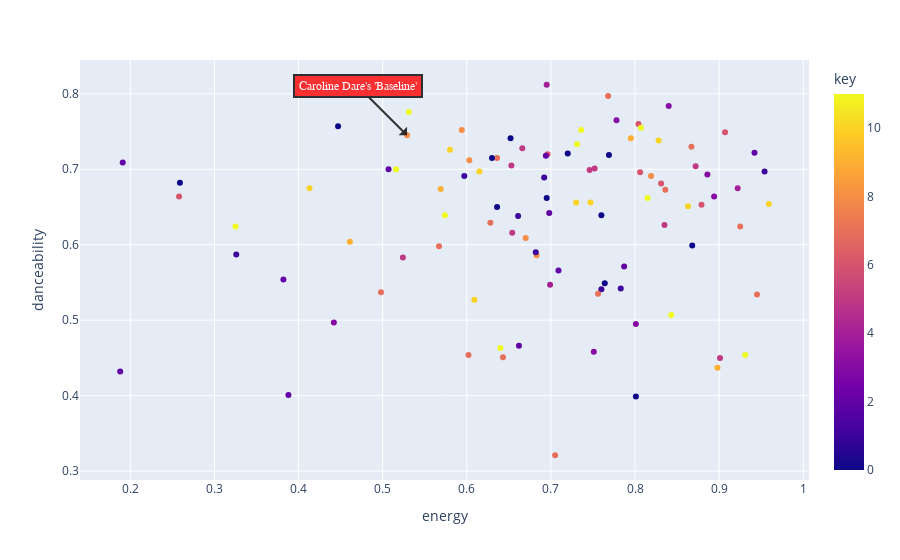

The code cell stored with this chart in its notebook:
### Code cell
hover_columns = ['name', 'artist', 'added_at', 'tempo', 'valence']
fig = px.scatter(most_recently_added, x="energy", y='danceability', color='key', color_discrete_sequence=px.colors.qualitative.Bold, hover_data=hover_columns)

# Find the index of the song "Shape of You" in the most_recently_added dataframe
song_index = most_recently_added[most_recently_added['name'] == 'Baseline'].index[0]

# Get the x and y coordinates of the point corresponding to the song
x_coord = most_recently_added.loc[song_index, 'energy']
y_coord = most_recently_added.loc[song_index, 'danceability']

# Create the arrow and text annotation
fig.add_annotation(
    x=x_coord,
    y=y_coord,
    ax=x_coord-50,
    ay=y_coord-50,
    text="Caroline Dare's 'Baseline'",
    arrowhead=1,
    showarrow=True,
    font=dict(
        family="Courier New, monospace",
        size=12,
        color="#ffffff"
    ),
    align="center",
    arrowcolor="black",
    arrowwidth=2,
    arrowsize=1,
    bordercolor="black",
    borderwidth=2,
    borderpad=4,
    bgcolor="red",
    opacity=0.8
)

# Show the plot
fig.show()

### Figure 1 — Plotly figure (JSON) as saved in the notebook; plotly's stock layout.template omitted (floating-point values rounded to 4 significant figures; data arrays with more than 128 entries replaced by an {"elided": "..."} marker saying what was removed)
{"data": [{"customdata": {"elided": "100x5 mixed values"}, "hovertemplate": "energy=%{x}<br>danceability=%{y}<br>name=%{customdata[0]}<br>artist=%{customdata[1]}<br>added_at=%{customdata[2]}<br>tempo=%{customdata[3]}<br>valence=%{customdata[4]}<br>key=%{marker.color}<extra></extra>", "legendgroup": "", "marker": {"color": [0, 3, 0, 7, 2, 10, 10, 0, 11, 4, 6, 4, 1, 7, 8, 8, 3, 2, 0, 11, 5, 5, 2, 7, 5, 11, 3, 6, 1, 6, 7, 9, 1, 11, 11, 2, 7, 7, 1, 11, 0, 1, 7, 2, 8, 7, 0, 2, 0, 3, 1, 10, 11, 0, 0, 10, 7, 1, 10, 2, 5, 6, 9, 8, 7, 11, 6, 3, 11, 6, 9, 5, 6, 2, 0, 0, 5, 10, 2, 0, 7, 3, 10, 11, 3, 2, 8, 2, 8, 4, 9, 1, 7, 10, 11, 10, 5, 5, 7, 5], "coloraxis": "coloraxis", "symbol": "circle"}, "mode": "markers", "name": "", "orientation": "v", "showlegend": false, "type": "scatter", "x": [0.447, 0.84, 0.801, 0.768, 0.507, 0.73, 0.609, 0.695, 0.731, 0.699, 0.831, 0.695, 0.954, 0.705, 0.683, 0.529, 0.778, 0.388, 0.764, 0.574, 0.835, 0.654, 0.787, 0.602, 0.524, 0.736, 0.894, 0.879, 0.783, 0.806, 0.628, 0.461, 0.682, 0.815, 0.64, 0.709, 0.925, 0.643, 0.597, 0.843, 0.652, 0.76, 0.636, 0.191, 0.67, 0.498, 0.63, 0.382, 0.259, 0.886, 0.692, 0.828, 0.531, 0.868, 0.72, 0.58, 0.945, 0.661, 0.615, 0.942, 0.653, 0.804, 0.795, 0.603, 0.567, 0.807, 0.258, 0.751, 0.325, 0.907, 0.898, 0.752, 0.696, 0.662, 0.636, 0.769, 0.901, 0.959, 0.698, 0.76, 0.867, 0.801, 0.747, 0.516, 0.442, 0.188, 0.594, 0.694, 0.819, 0.922, 0.569, 0.326, 0.836, 0.413, 0.931, 0.863, 0.746, 0.666, 0.756, 0.872], "xaxis": "x", "y": [0.757, 0.784, 0.399, 0.797, 0.7, 0.656, 0.527, 0.662, 0.733, 0.547, 0.681, 0.812, 0.697, 0.321, 0.586, 0.745, 0.765, 0.401, 0.549, 0.639, 0.626, 0.616, 0.571, 0.454, 0.583, 0.752, 0.664, 0.653, 0.542, 0.696, 0.629, 0.604, 0.59, 0.662, 0.463, 0.566, 0.624, 0.451, 0.691, 0.507, 0.741, 0.541, 0.715, 0.709, 0.609, 0.537, 0.715, 0.554, 0.682, 0.693, 0.689, 0.738, 0.776, 0.599, 0.721, 0.726, 0.534, 0.638, 0.697, 0.722, 0.705, 0.76, 0.741, 0.712, 0.598, 0.755, 0.664, 0.458, 0.624, 0.749, 0.437, 0.701, 0.72, 0.466, 0.65, 0.719, 0.45, 0.654, 0.642, 0.639, 0.73, 0.495, 0.656, 0.7, 0.497, 0.432, 0.752, 0.718, 0.691, 0.675, 0.674, 0.587, 0.673, 0.675, 0.454, 0.651, 0.699, 0.728, 0.535, 0.704], "yaxis": "y"}], "layout": {"annotations": [{"align": "center", "arrowcolor": "black", "arrowhead": 1, "arrowsize": 1, "arrowwidth": 2, "ax": -49.47, "ay": -49.26, "bgcolor": "red", "bordercolor": "black", "borderpad": 4, "borderwidth": 2, "font": {"color": "#ffffff", "family": "Courier New, monospace", "size": 12}, "opacity": 0.8, "showarrow": true, "text": "Caroline Dare's 'Baseline'", "x": 0.529, "y": 0.745}], "coloraxis": {"colorbar": {"title": {"text": "key"}}, "colorscale": [[0, "#0d0887"], [0.1111, "#46039f"], [0.2222, "#7201a8"], [0.3333, "#9c179e"], [0.4444, "#bd3786"], [0.5556, "#d8576b"], [0.6667, "#ed7953"], [0.7778, "#fb9f3a"], [0.8889, "#fdca26"], [1, "#f0f921"]]}, "legend": {"tracegroupgap": 0}, "margin": {"t": 60}, "xaxis": {"anchor": "y", "domain": [0, 1], "title": {"text": "energy"}}, "yaxis": {"anchor": "x", "domain": [0, 1], "title": {"text": "danceability"}}}}
